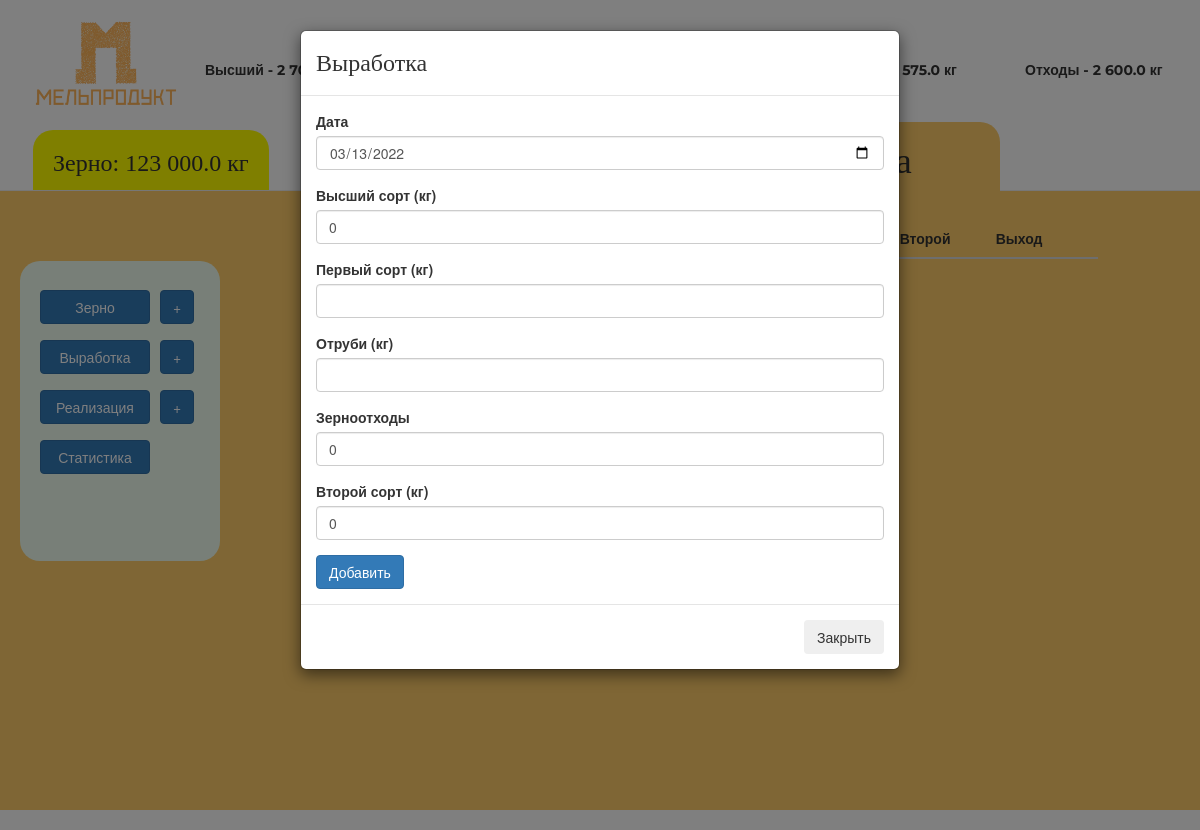
The app's page /gf/prod/add, older data.
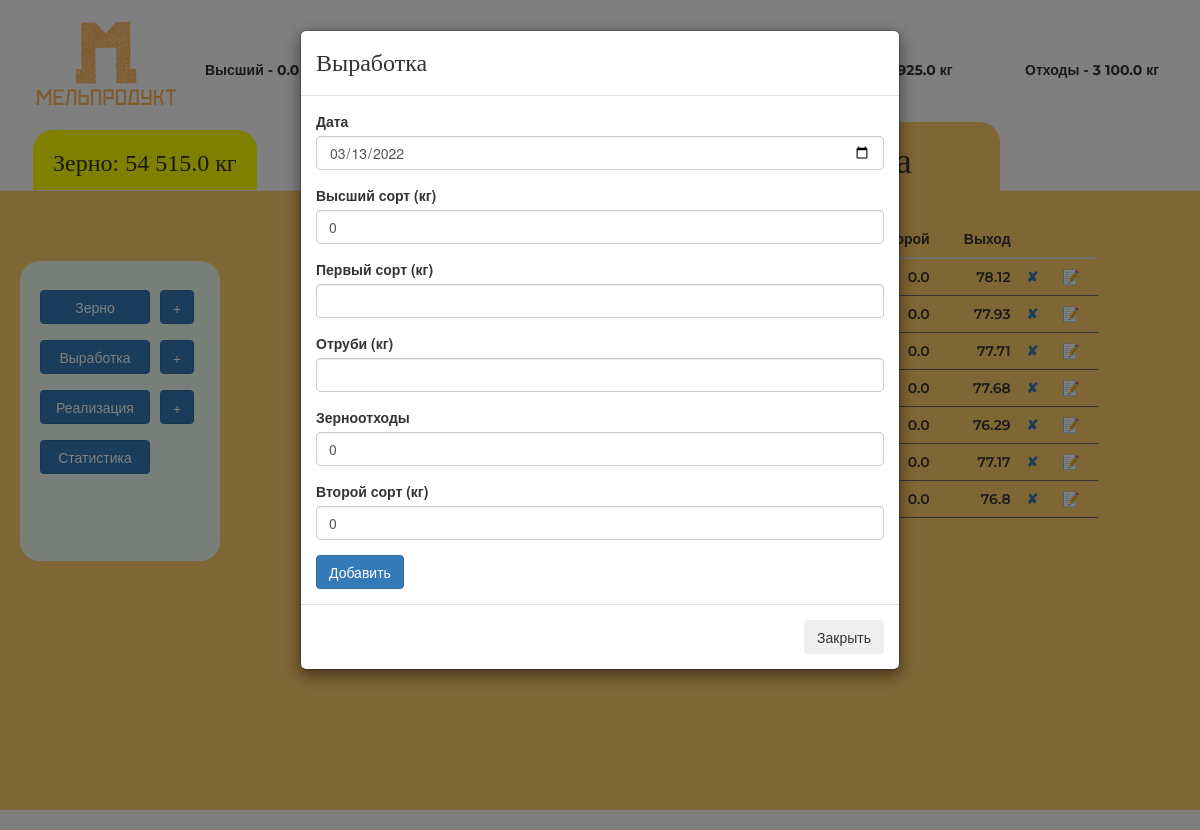
The same page, newer data.
### main.py (models this page shows)
class Production(db.Model):
    __tablename__ = "productions"
    id = db.Column(db.Integer, primary_key=True)
    date = db.Column(db.Date(), nullable=False)
    highest = db.Column(db.Float(20), nullable=False)
    first = db.Column(db.Float(20), nullable=False)
    bran = db.Column(db.Float(20), nullable=False)
    waste = db.Column(db.Float(20), nullable=False)
    second = db.Column(db.Float(20), nullable=False)
    exit = db.Column(db.Float(20), nullable=False)

### main.py (the view, shortened to what this page needs)
@application.route('/gf/prod/add', methods=['GET', 'POST'])
def prod_add():
    prod_form = AddProduction(date=dt.datetime.now(), highest=0, second=0, waste=0)
    stock = Stock.query.filter_by(id=1).first()
    table = db.session.query(Production).filter(Production.date <= dt.datetime.now(),
                                           Production.date >= dt.datetime.now() - dt.timedelta(
                                               days=30)).order_by(Production.date).all()
    return render_template('prodadd.html', title='Выработка', form=prod_form, first='{:,}'.format(stock.first).replace(',', ' '),
                           second='{:,}'.format(stock.second).replace(',', ' '),
                           highest='{:,}'.format(stock.highest).replace(',', ' '),
                           bran='{:,}'.format(stock.bran).replace(',', ' '),
                           waste='{:,}'.format(stock.waste).replace(',', ' '),
                           grain='{:,}'.format(stock.grain).replace(',', ' '),
                           button='prod', target='prod', onclick1='onclick=', onclick2='onclick=',
                           table=reversed(table), onclick11='onclick=', onclick22='onclick=', bcolor='#ffcd6b',
                           mright='200px'
                           )

### forms.py
class AddProduction(FlaskForm):
    date = DateField("Дата")
    highest = FloatField("Высший сорт (кг)")
    first = FloatField("Первый сорт (кг)")
    bran = FloatField("Отруби (кг)", validators=[DataRequired()])
    waste = FloatField("Зерноотходы")
    second = FloatField("Второй сорт (кг)")
    submit = SubmitField("Добавить")

### main.py (called while the page is built)
@application.template_filter('jround')
def jround(x):
    y = round(x, 2)
    return y

### templates/prodadd.html (shortened to what this page needs)
{% extends 'index.html' %}
{% block modal %}
{% include "modal.html" %}
{% endblock %}
{% block table %}
{% include "production-table.html" %}
{% endblock %}

### templates/production-table.html (shortened to what this page needs)
<div class="col-md-8 col-sm-12" >
<table class="table table-hover counter">
        <thead>
          <tr>
            <th scope="col">№</th>
            <th scope="col">Дата</th>
            <th scope="col" class="rghtalgn">Высший</th>
            <th scope="col" class="rghtalgn">Первый</th>
            <th scope="col" class="rghtalgn">Отруби</th>
            <th scope="col" class="rghtalgn">З. отходы</th>
            <th scope="col" class="rghtalgn"">Второй</th>
              <th scope="col" class="rghtalgn"">Выход</th>
            <th scope="col" class="rghtalgn""></th>
            <th scope="col" class="rghtalgn""></th>
          </tr>
        </thead>
        <tbody>
        {% for line in table %}
          <tr>
            <td>{{line.date.strftime('%d.%m.%Y')}}</td>
            <td class="rghtalgn">{{line.highest}}</td>
            <td class="rghtalgn">{{line.first}}</td>
            <td class="rghtalgn">{{line.bran}}</td>
            <td class="rghtalgn">{{line.waste}}</td>
            <td class="rghtalgn">{{line.second}}</td>
            <td class="rghtalgn">{{line.exit | jround()}}</td>
            <td><a href="#" data-toggle="modal" title="Удалить" data-target="#test"
                   onclick="aTestFunction({{line.id}}, {{line.highest}}, {{line.first}}, {{line.bran}}, {{line.waste}},
                   {{line.second}})">✘</a></td>
            <td><a href="{{url_for('prod_edit', item_id=line.id)}}" type="button" title="Редактировать">📝</a></td>
          </tr>
        {% endfor %}
        </tbody>
      </table>
        </div>

Row changes from the older to the newer data that the page shows:
added Production: second "0.0", exit|jround "78.12"
added Production: second "0.0", exit|jround "77.93"
added Production: second "0.0", exit|jround "77.71"
added Production: second "0.0", exit|jround "77.68"
added Production: second "0.0", exit|jround "76.29"
added Production: second "0.0", exit|jround "77.17"
added Production: second "0.0", exit|jround "76.8"
Text that changed along with them:
{{ highest }}: "2…" → "0.0"
{{ bran }}: "21 575.0" → "9 925.0"
{{ waste }}: "2 600.0" → "3 100.0"
{{ grain }}: "123 000.0" → "54 515.0"
